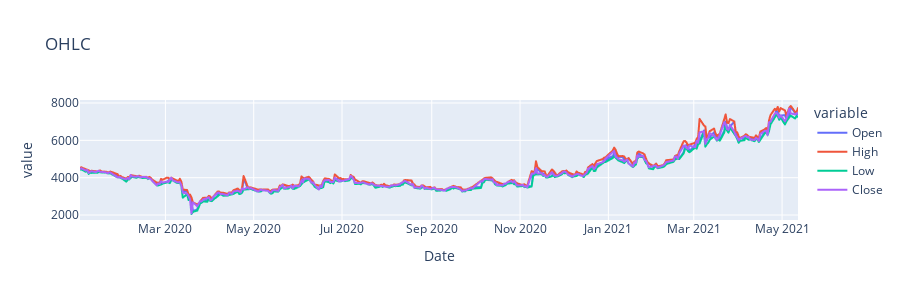

Here is the notebook cell this chart was saved with:
### Code cell
px.line(df[ohlc_col], title="OHLC", height=300)

### Figure 1 — Plotly figure (JSON) as saved in the notebook; plotly's stock layout.template omitted (floating-point values rounded to 4 significant figures; data arrays with more than 128 entries replaced by an {"elided": "..."} marker saying what was removed)
{"data": [{"hovertemplate": "variable=Open<br>Date=%{x}<br>value=%{y}<extra></extra>", "legendgroup": "Open", "line": {"color": "#636efa", "dash": "solid"}, "mode": "lines", "name": "Open", "showlegend": true, "type": "scattergl", "x": {"elided": "337 str values"}, "xaxis": "x", "y": {"elided": "337 int values"}, "yaxis": "y"}, {"hovertemplate": "variable=High<br>Date=%{x}<br>value=%{y}<extra></extra>", "legendgroup": "High", "line": {"color": "#EF553B", "dash": "solid"}, "mode": "lines", "name": "High", "showlegend": true, "type": "scattergl", "x": {"elided": "337 str values"}, "xaxis": "x", "y": {"elided": "337 int values"}, "yaxis": "y"}, {"hovertemplate": "variable=Low<br>Date=%{x}<br>value=%{y}<extra></extra>", "legendgroup": "Low", "line": {"color": "#00cc96", "dash": "solid"}, "mode": "lines", "name": "Low", "showlegend": true, "type": "scattergl", "x": {"elided": "337 str values"}, "xaxis": "x", "y": {"elided": "337 int values"}, "yaxis": "y"}, {"hovertemplate": "variable=Close<br>Date=%{x}<br>value=%{y}<extra></extra>", "legendgroup": "Close", "line": {"color": "#ab63fa", "dash": "solid"}, "mode": "lines", "name": "Close", "showlegend": true, "type": "scattergl", "x": {"elided": "337 str values"}, "xaxis": "x", "y": {"elided": "337 int values"}, "yaxis": "y"}], "layout": {"height": 300, "legend": {"title": {"text": "variable"}, "tracegroupgap": 0}, "title": {"text": "OHLC"}, "xaxis": {"anchor": "y", "domain": [0, 1], "title": {"text": "Date"}}, "yaxis": {"anchor": "x", "domain": [0, 1], "title": {"text": "value"}}}}
